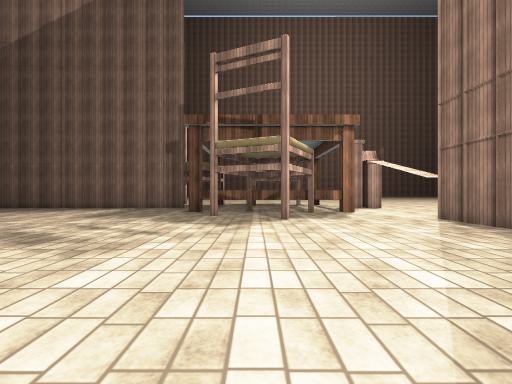
View 1 (above)

12 first-person views from a walk through a Unity game level. The camera is 1.2 m above the floor, looks level and sees 85° across. The floor is counted in squares, 2 m on a side. Each view is taken from the middle of a square. On the plan, view 1 faces up. The plan holds only what a view shows up to about 9 squares ahead; the rest is blank. The place goes on beyond the plan. Some surface patterns are stand-ins.

View 2
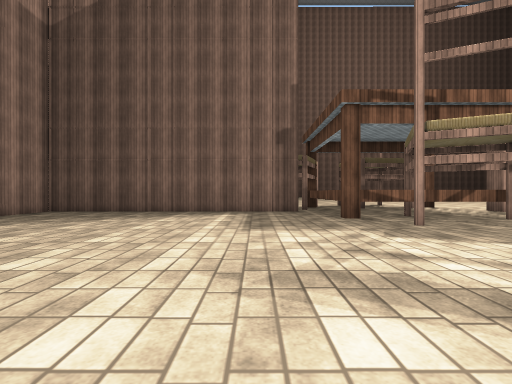

View 3
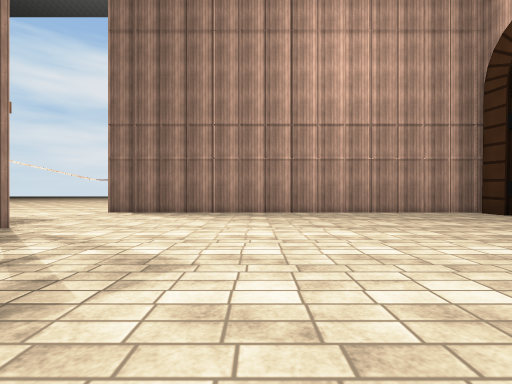

View 4
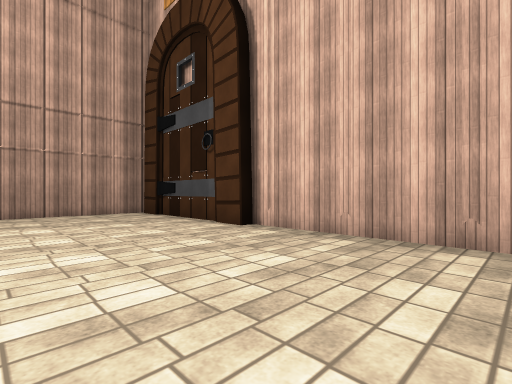

View 5
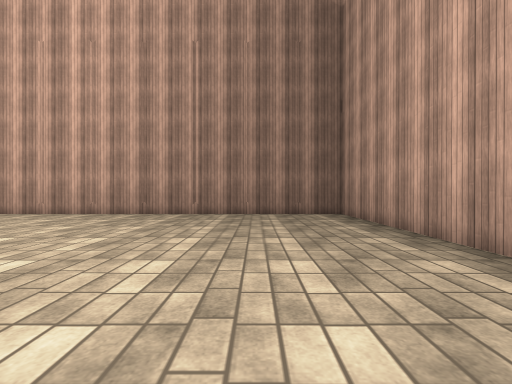

View 6
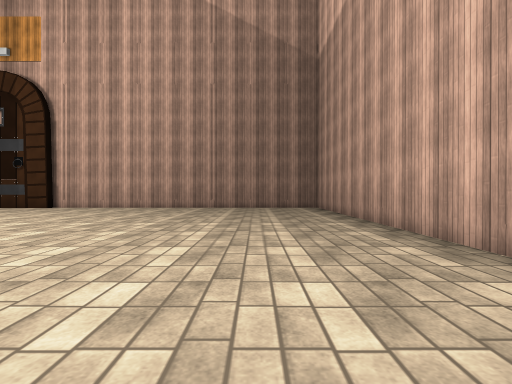

View 7
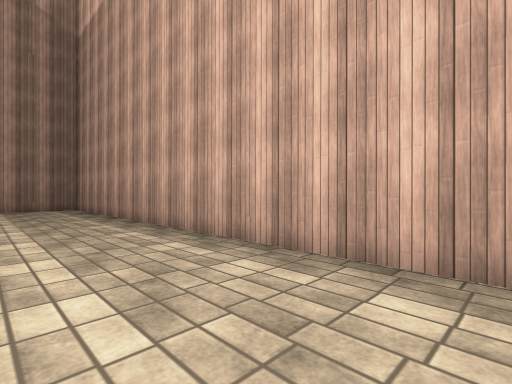

View 8
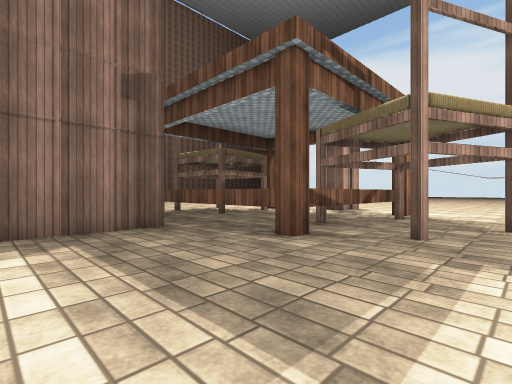

View 9
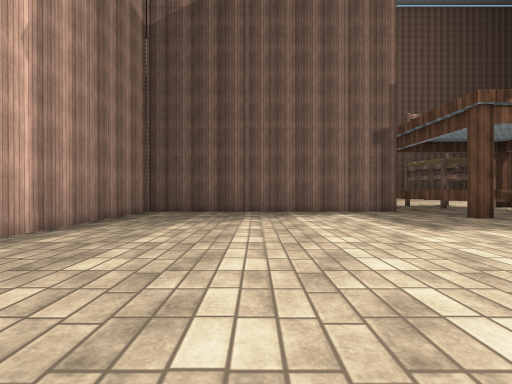

View 10
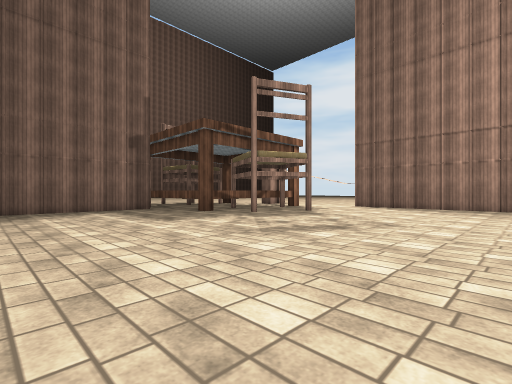

View 11
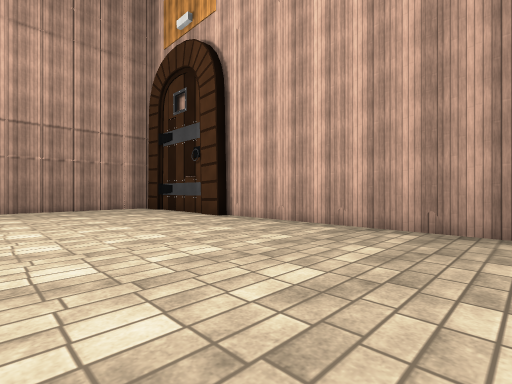

View 12
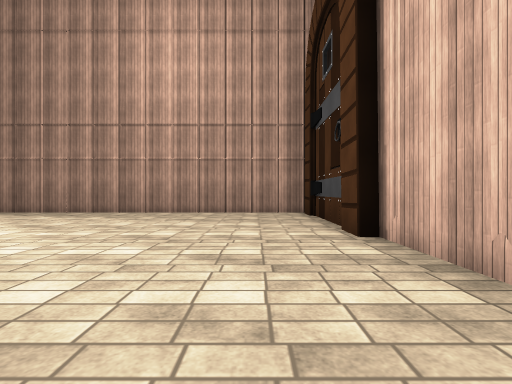

### Floor plan
Key: @ floor where view 1 was taken; # wall or solid block; . floor; ^ raised ledge.
Columns run from 11 left of view 1 to 5 right of it. Each row starts with its distance up from view 1.
 14           ..
 13           ^^
 12          ^...
 11 #########^.....
 10 #........^.....
  9 #........#....^..
  8 #...........##...
  7 #.........#......
  6 #...........#..#
  5 #..............#
  4 #..............#
  3 #..............#
  2 #..............#
  1 #..............#
  0 #..........@...#
 -1 #..............#
 -2 #..............#
 -3 #..............#
 -4 #..............#
 -5 ################

Where each view was taken, in squares from view 1:
view 1: 0 up, 0 right, facing up
view 2: 2 up, 4 left, facing up
view 3: 2 up, 4 left, facing right
view 4: 1 down, 4 left, facing down-right
view 5: 3 up, 8 left, facing down
view 6: 6 up, 8 left, facing down
view 7: 6 up, 8 left, facing down-left
view 8: 6 up, 5 left, facing up-right
view 9: 2 up, 7 left, facing up
view 10: 1 up, 7 left, facing up-right
view 11: 0 up, 6 left, facing down-right
view 12: 3 down, 4 left, facing right
